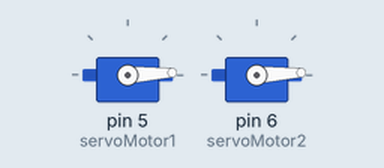
Simulated run of this sketch. Board: Arduino Uno, built with avr-gcc and run on an emulated ATmega328P. Parts: 2 × servo.

Above: at 0.05 s.
At 1.35 s:
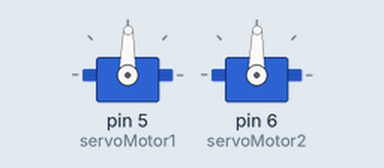
At 2.65 s:
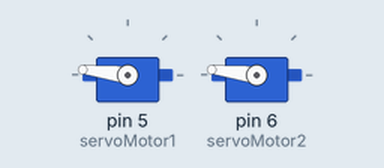
At 5.25 s:
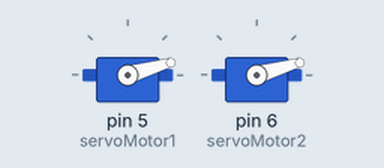
Timing chart, 0 to 7.1 s (numbered marks = the images above):
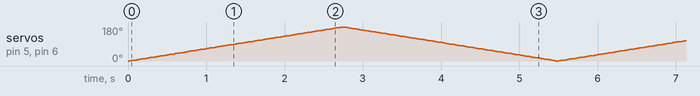

The sketch:

Arduino_Code.ino
```cpp
#include <Servo.h>
// create servo motors objects
Servo servoMotor1;
Servo servoMotor2;
// initialze the servo position as zero
int pos = 0;

void setup() {
  // attache servo motors to Arduino pins
  servoMotor1.attach(5);
  servoMotor2.attach(6);
}

void loop() {
  // move motor 1 from 0 degrees to 180 degrees in steps of 1 degree with 15ms delay in between
  for(pos = 0; pos<= 180; pos += 1)
  {
    servoMotor1.write(pos);
    servoMotor2.write(pos);
    delay(15);
  }

  // move motor 2 from 180 degrees to 0 degrees in steps of 1 degree with 15ms delay in between
  for(pos = 180; pos>= 0; pos -= 1)
  {
    servoMotor1.write(pos);
    servoMotor2.write(pos);
    delay(15);
  }

}
```
